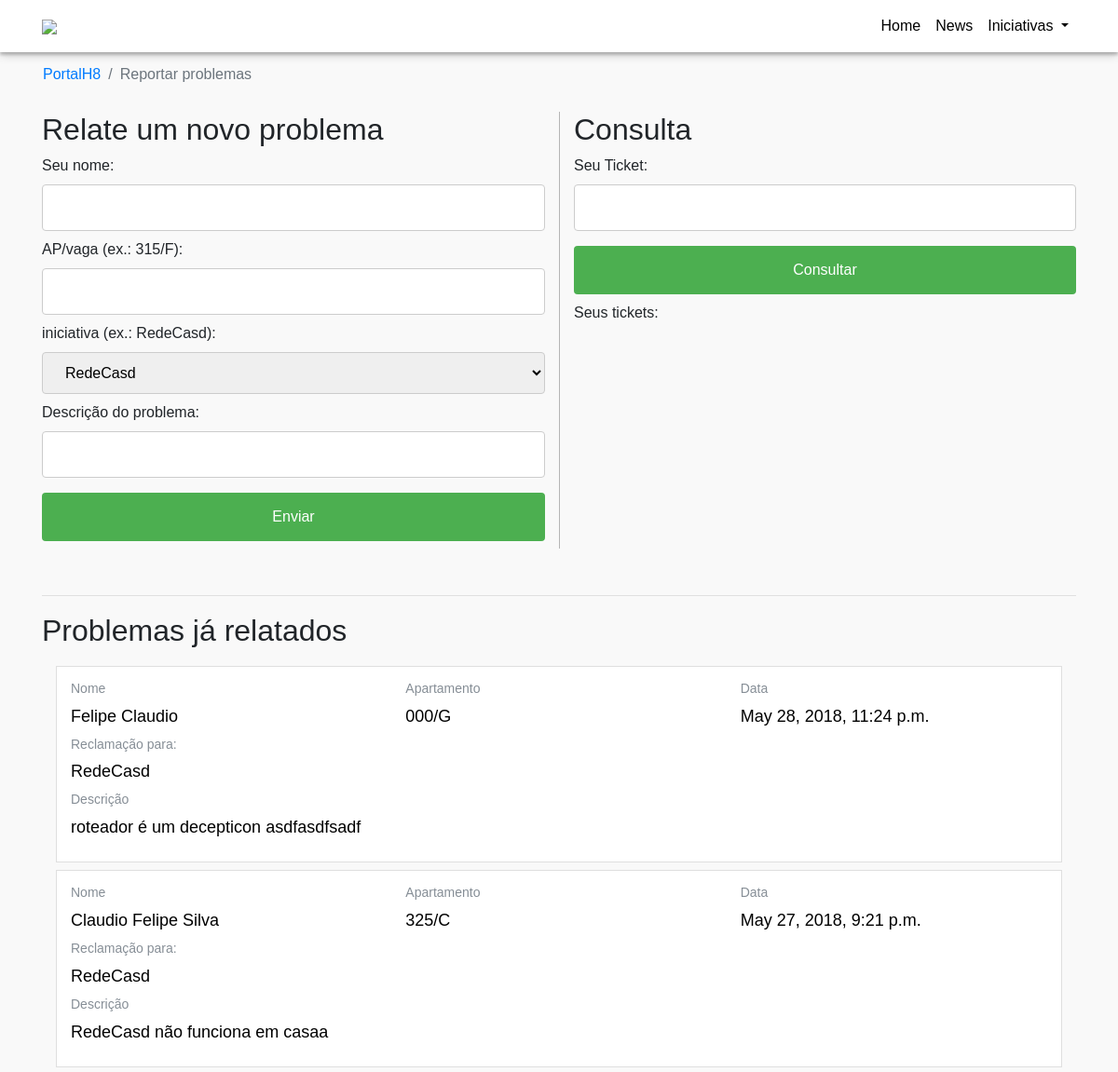
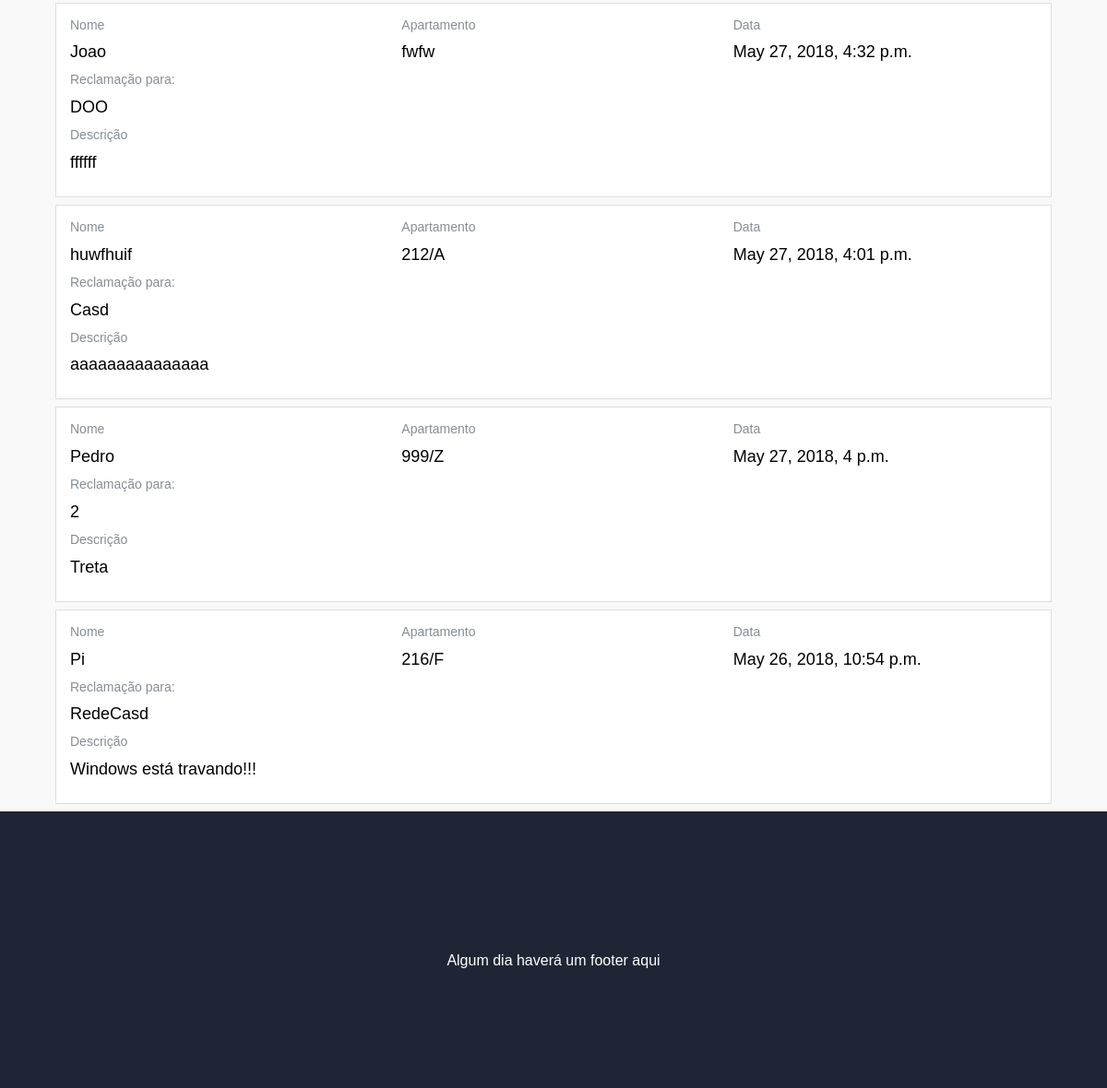
/reportar_problemas/, run on an earlier commit of the app's database (2 pictures, top to bottom).
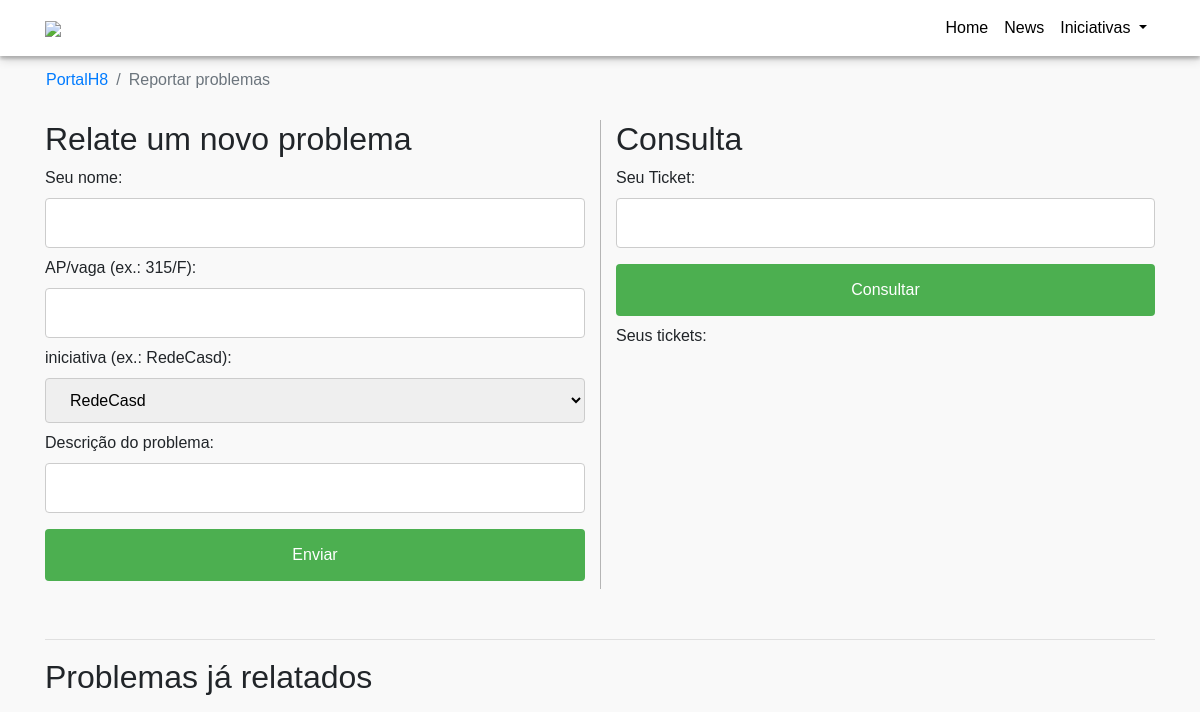
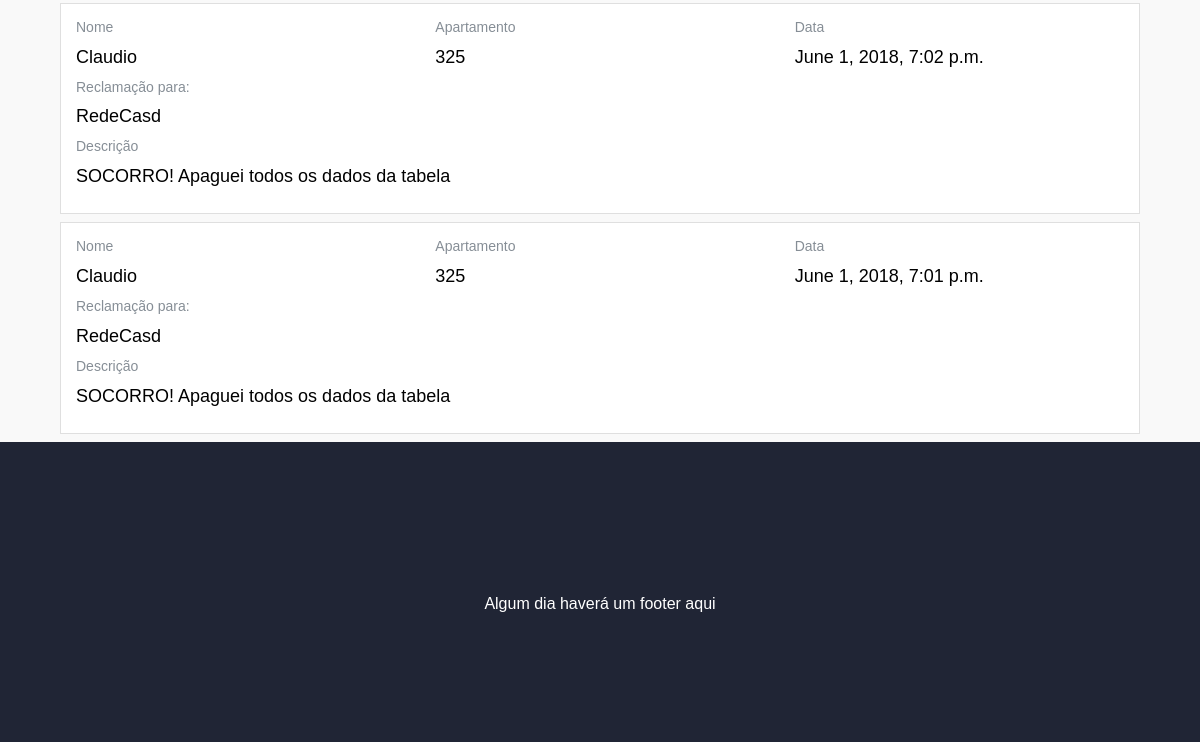
And on a later commit of the database (2 pictures, top to bottom).
### issues_report/models.py (models this page shows, shortened)
class Problem(models.Model):
    name = models.CharField(max_length=50)
    localization = models.CharField(max_length=5)
    iniciativa = models.CharField(max_length=20)
    description = models.CharField(max_length=200)
    pub_date = models.DateTimeField('date published')
    ticket = models.UUIDField(default=uuid.uuid4, editable=False, unique=True)
    status = models.CharField(default="enviado",max_length=20)

### issues_report/views.py (the view, shortened to what this page needs)
# urls.py: path('', views.index, name='index'),
def index(request):
    issue_form = IssueForm()
    ticket_form = TicketForm()
    try:
        ticket_cookies = eval(request.COOKIES['ticket'])
    except:
        ticket_cookies = []
    context = {'problems_list': Problem.objects.order_by('-pub_date'),'issue_form': issue_form,'ticket_form': ticket_form, 'ticket_cookies': ticket_cookies}
    return render(request, 'issues_report/index.html', context)

### issues_report/forms.py
class IssueForm(forms.Form):
    name = forms.CharField(label='Seu nome', initial='',max_length=50)
    localization = forms.CharField(label='AP/vaga (ex.: 315/F)', initial='', max_length=5)
    iniciativa = forms.ChoiceField(label='iniciativa (ex.: RedeCasd)', choices= (('RedeCasd','RedeCasd'),('DOO','DOO'),('Casd','Casd')))
    description = forms.CharField(label='Descrição do problema', initial='',max_length=200)

class TicketForm(forms.Form):
    ticket = forms.UUIDField(label='Seu Ticket', initial='')

### issues_report/templates/issues_report/index.html (shortened to what this page needs)
{% extends 'base.html' %}
{% load static %}
{% block style %}
    <link rel="stylesheet" type="text/css" href="{% static 'issues_report/css/style.css' %}" />
{% endblock %}
{% block content %}
    <div class="container">
        <div class="row">
            <nav aria-label="breadcrumb">
                <ol class="breadcrumb no-background-color">
                    <li class="breadcrumb-item"><a href="../">PortalH8</a></li>
                    <li class="breadcrumb-item active" aria-current="page">Reportar problemas</li>
                </ol>
            </nav>
        </div>
    </div>
    <div class="container" style="margin-bottom: 50px;">
        <div class="row">
            <div class="col-xl-6 col-md-12">
                <h1 class="issues_report-form__title">Relate um novo problema</h1>
                <div class="issues_report-form">
                    <form action="" method="post">
                        {{ issue_form }}
                        <input type="submit" value="Enviar" />
                    </form>
                </div>
            </div>
            <div class="col-xl-6 col-md-12 border-box">
                <h1 class="issues_report-form__title">Consulta</h1>
                <div class="issues_report-form">
                    <form action="./ticket" method="post">
                        {{ ticket_form }}
                        <input type="submit" value="Consultar" />
                    </form>
                    <div>
                        Seus tickets:
                    </div>
                </div>
            </div>
        </div>
    </div>
    <div class="container">
        <hr>
        <h2 class="public-problem__title"> Problemas já relatados </h2>
        <div class="col-xl-12 col-lg-12">
            {% for problem in problems_list %}
                <div class="public-problem-card">
                    <div class="row">
                        <div class="col-xl-4 col-lg-12">
                            <h5> Nome </h5>
                            <p> {{problem.name}} </p>
                        </div>
                        <div class="col-xl-4 col-lg-12">
                            <h5> Apartamento </h5>
                            <p> {{problem.localization}} </p>
                        </div>
                        <div class="col-xl-4 col-lg-12">
                            <h5> Data</h5>
                            <p> {{problem.pub_date}} </p>
                        </div>
                    </div>
                    <div class="row">
                        <div class="col-xl-12 col-lg-12">
                            <h5> Reclamação para:</h5>
                            <p> {{problem.iniciativa}} </p>
                        </div>
                    </div>
                    <div class="row">
                        <div class="col-xl-12 col-lg-12">
                            <h5> Descrição </h5>
                            <p> {{problem.description}} </p>
                        </div>
                    </div>
                </div>
            {% endfor %}
        </div>
    </div>
{% endblock %}

### templates/base.html (shortened to what this page needs)
{% load static %}
{% load bootstrap4 %}
{% load bootstrap3 %}
<!DOCTYPE html>
<html lang="pt-br">
    <head>
        <link href="{% static "vendor/bootstrap/css/bootstrap.min.css" %}" rel="stylesheet">
        <link href="{% static "css/portfolio-item.css" %}" rel="stylesheet">
        <link href="{% static "css/base.css" %}" rel="stylesheet">
        <link href="{% static "css/hover-box.css" %}" rel="stylesheet">
        <link href="{% static "css/home-carousel.css" %}" rel="stylesheet">
        <link rel="stylesheet" type="text/css" href="{% static "css/navbar.css" %}">
        <link rel="stylesheet" type="text/css" href="{% static "vendor/bootstrap/css/bootstrap.css" %}">
        {% block style %}
        {% endblock %}
    </head>
    <body>
        <nav class="navbar navbar-expand-lg navbar-white bg-white fixed-top" style='box-shadow: 0 3px 3px 0 rgba(0, 0, 0, 0.2), 0 3px 10px 0 rgba(0, 0, 0, 0.19);'>
            <div class="container">
                <a class="pull-left href="#">
                    <img style="height: 45px;" src="{% static "home/images/logo_portalH8.png" %}">
                </a>
                <div class="collapse navbar-collapse navbar--center" id="navbarResponsive">
                    <ul class="navbar-nav ml-auto">
                        <li class="nav-item active">
                            <a class="nav-link nav-link--black" href="/">Home
                            </a>
                        </li>
                        <li class="nav-item active">
                            <a class="nav-link nav-link--black" href="/news-feed">News
                            </a>
                        </li>
                        <li class="nav-item">
                            <div class="dropdown show">
                                <a class="nav-link nav-link--black dropdown-toggle" href="#" role="button" id="dropdownMenuLink" data-toggle="dropdown" aria-haspopup="true" aria-expanded="false">
                                    Iniciativas
                                </a>
                            </div>
                        </li>
                    </ul>
                </div>
            </div>
        </nav>
        {% block content %}
        {% endblock %}
        {% include 'includes/partial_footer.html' %}
    </body>
</html>

### templates/includes/partial_footer.html
<footer style=" color: #fff; width: 100%; background-color: #202535; height: 300px; text-align: center; padding-top: 150px;">
    <p>Algum dia haverá um footer aqui</p>
  </footer>

### static/css/portfolio-item.css (style rules this page uses)
body { padding-top: 54px; }
@media (min-width: 992px) { body { padding-top: 56px; } }

### static/css/base.css (style rules this page uses)
body { font-family: Arimo, sans-serif !important; background-color: #f9f9f9 !important; }

### static/css/navbar.css (style rules this page uses)
.nav-link--black { color: #000; }

### issues_report/static/issues_report/css/style.css (style rules this page uses)
h1 { font-size: rem(32); }
body, h1 { font-family: "Raleway", sans-serif; }
body, html { height: 100%; margin: 0; }
input[type=text], select { width: 100%; padding: 12px 20px; margin: 8px 0; display: inline-block; border: 1px solid #ccc; border-radius: 4px; box-sizing: border-box; }
input[type=submit] { width: 100%; background-color: #4CAF50; color: white; padding: 14px 20px; margin: 8px 0; border: none; border-radius: 4px; cursor: pointer; }
.issues_report-form__title { font-size: 32px; }
.issues_report-form label { margin: 0; padding: 0; }
.border-box { border-left: 1px solid #b5b5b5; }
.public-problem-card { border: 1px solid rgba(0,0,0,.125); background-color: #fff; padding: 15px; margin-bottom: 8px; }
.public-problem-card h5 { color: #868e96; font-size: 14px; }
.public-problem-card p { font-size: 18px; color: #000; margin-bottom: 8px; }
.public-problem__title { margin: 18px 0; }
.no-background-color { background-color: transparent; }

What changed in the data, as far as the page shows it:
removed Problem: name "Felipe Claudio", localization "000/G", pub_date "May 28, 2018, 11:24 p.m.", iniciativa "RedeCasd", description "roteador é um decepticon asdfasdfsadf"
removed Problem: name "Claudio Felipe Silva", localization "325/C", pub_date "May 27, 2018, 9:21 p.m.", iniciativa "RedeCasd", description "RedeCasd não funciona em casaa"
removed Problem: name "Joao", localization "fwfw", pub_date "May 27, 2018, 4:32 p.m.", iniciativa "DOO", description "ffffff"
removed Problem: name "huwfhuif", localization "212/A", pub_date "May 27, 2018, 4:01 p.m.", iniciativa "Casd", description "aaaaaaaaaaaaaaa"
removed Problem: name "Pedro", localization "999/Z", pub_date "May 27, 2018, 4 p.m.", iniciativa "2", description "Treta"
removed Problem: name "Pi", localization "216/F", pub_date "May 26, 2018, 10:54 p.m.", iniciativa "RedeCasd", description "Windows está travando!!!"
added Problem: name "Claudio", localization "325", pub_date "June 1, 2018, 7:02 p.m.", iniciativa "RedeCasd", description "SOCORRO! Apaguei todos os dados da tabela"
added Problem: name "Claudio", localization "325", pub_date "June 1, 2018, 7:01 p.m.", iniciativa "RedeCasd", description "SOCORRO! Apaguei todos os dados da tabela"
